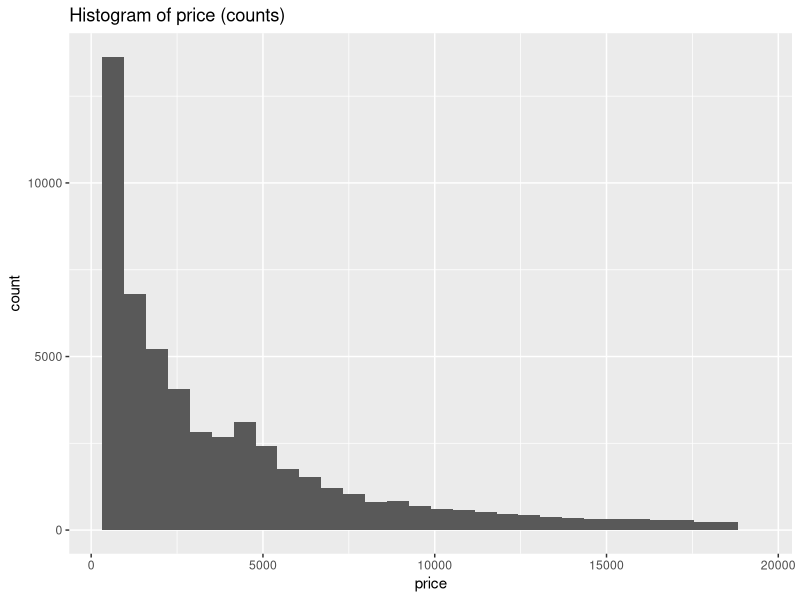
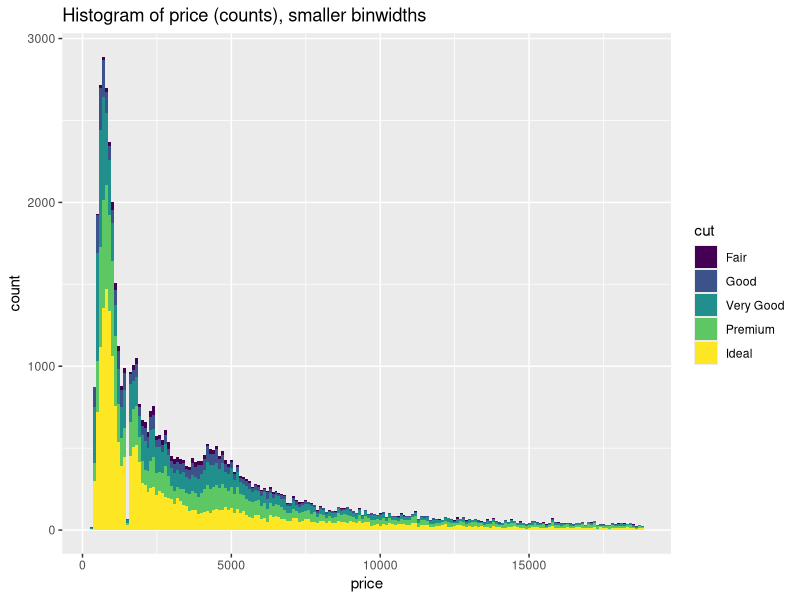
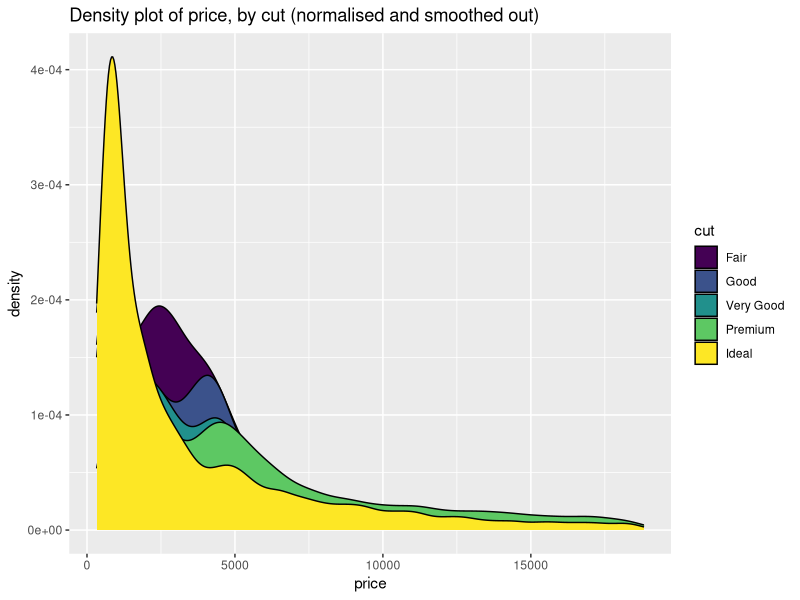
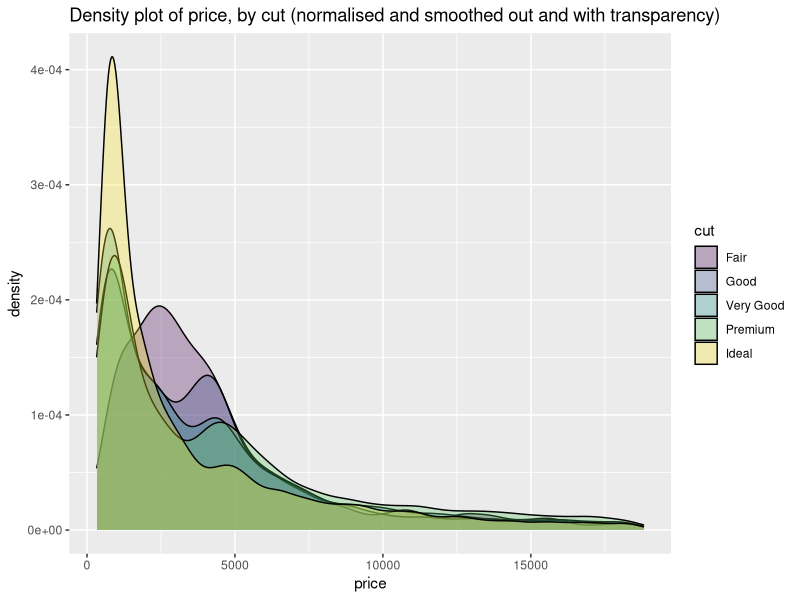

These charts were generated, in order, by the following R code:
# Activity 02_04: Understanding Histograms and density plots

library(ggplot2)
head(diamonds)

# Example 01
# distribution of price.
ggplot(diamonds) + 
  geom_histogram( aes(x = price)) + 
  ggtitle("Histogram of price (counts)")

# Example 02
# changing the binwidth
ggplot(diamonds) + 
  geom_histogram( aes(x = price,fill=cut), binwidth = 100) + 
  ggtitle("Histogram of price (counts), smaller binwidths")

# Example 03
# density of price
ggplot(diamonds) + 
  geom_density( aes(x = price, fill = cut)) + 
  ggtitle("Density plot of price, by cut (normalised and smoothed out)")

# Example 04
# density of price, by cut
ggplot(diamonds) + 
  geom_density( aes(x = price, fill = cut), alpha=0.3) + 
  ggtitle("Density plot of price, by cut (normalised and smoothed out and with transparency)")

# for more information:
# http://docs.ggplot2.org/current/geom_histogram.html
# http://docs.ggplot2.org/current/geom_density.html